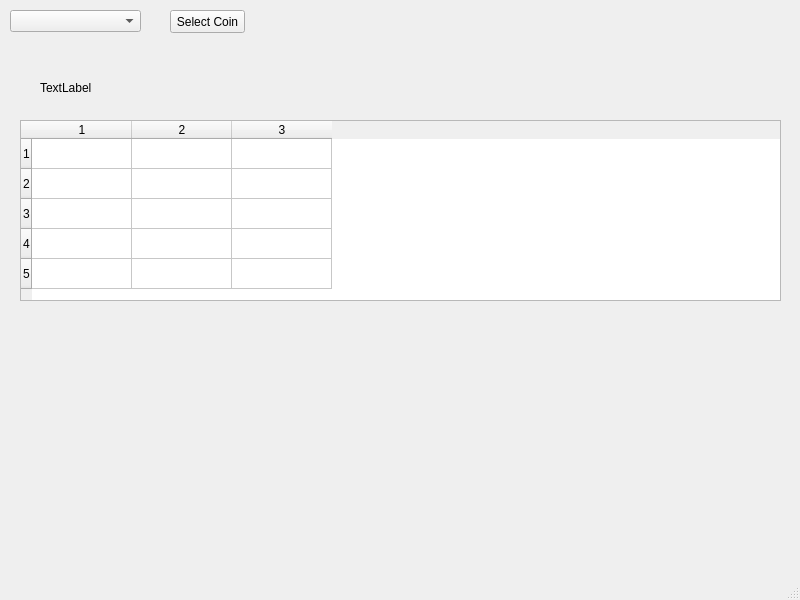
<?xml version="1.0" encoding="UTF-8"?>
<ui version="4.0">
 <class>MainWindow</class>
 <widget class="QMainWindow" name="MainWindow">
  <property name="geometry">
   <rect>
    <x>0</x>
    <y>0</y>
    <width>800</width>
    <height>600</height>
   </rect>
  </property>
  <property name="windowTitle">
   <string>MainWindow</string>
  </property>
  <widget class="QWidget" name="centralwidget">
   <widget class="QComboBox" name="comboBox_targetCoin">
    <property name="geometry">
     <rect>
      <x>10</x>
      <y>10</y>
      <width>131</width>
      <height>22</height>
     </rect>
    </property>
   </widget>
   <widget class="QLabel" name="label">
    <property name="geometry">
     <rect>
      <x>40</x>
      <y>80</y>
      <width>191</width>
      <height>16</height>
     </rect>
    </property>
    <property name="text">
     <string>TextLabel</string>
    </property>
   </widget>
   <widget class="QPushButton" name="pushButton">
    <property name="geometry">
     <rect>
      <x>170</x>
      <y>10</y>
      <width>75</width>
      <height>23</height>
     </rect>
    </property>
    <property name="text">
     <string>Select Coin</string>
    </property>
   </widget>
   <widget class="QTableWidget" name="tableWidget">
    <property name="geometry">
     <rect>
      <x>20</x>
      <y>120</y>
      <width>761</width>
      <height>181</height>
     </rect>
    </property>
    <property name="rowCount">
     <number>5</number>
    </property>
    <property name="columnCount">
     <number>3</number>
    </property>
    <row/>
    <row/>
    <row/>
    <row/>
    <row/>
    <column/>
    <column/>
    <column/>
   </widget>
  </widget>
  <widget class="QMenuBar" name="menubar">
   <property name="geometry">
    <rect>
     <x>0</x>
     <y>0</y>
     <width>800</width>
     <height>21</height>
    </rect>
   </property>
  </widget>
  <widget class="QStatusBar" name="statusbar"/>
 </widget>
 <resources/>
 <connections/>
</ui>
